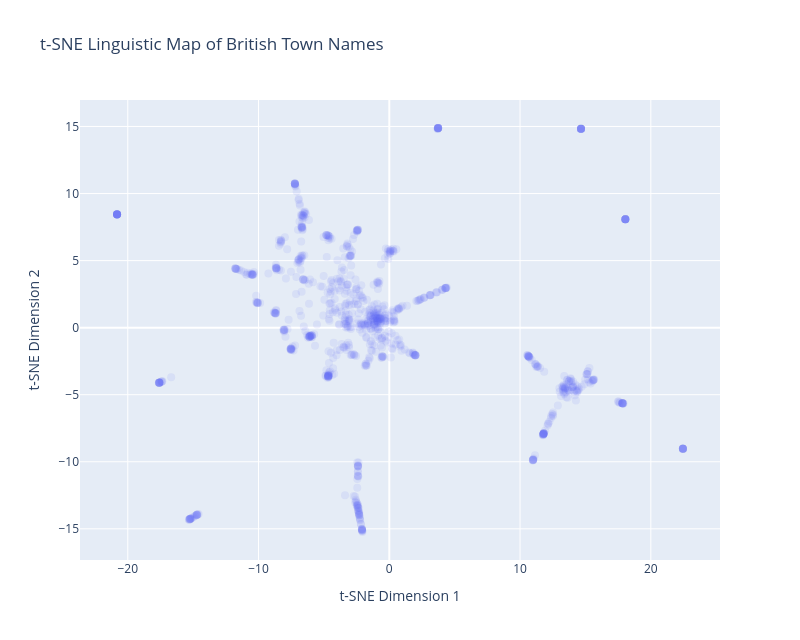

The code cell stored with this chart in its notebook:
### Code cell
import pandas as pd
import plotly.graph_objects as go

# assume coords (Nx2 array-like) and towns (list of labels) already exist
df_tsne = pd.DataFrame(coords, columns=['x', 'y'])
df_tsne['town'] = towns

# scatter points
scatter = go.Scatter(
    x=df_tsne['x'],
    y=df_tsne['y'],
    mode='markers',
    text=df_tsne['town'],
    textposition='middle right',   # places label to the right of marker
    marker=dict(size=8, opacity=0.1),
    hovertext=df_tsne['town'],
    hoverinfo='text'
)

fig = go.Figure(data=[scatter])

fig.update_layout(
    title="t-SNE Linguistic Map of British Town Names",
    xaxis_title="t-SNE Dimension 1",
    yaxis_title="t-SNE Dimension 2",
    width=800,
    height=640
)

fig.show()

### Figure 1 — Plotly figure (JSON) as saved in the notebook; plotly's stock layout.template omitted (floating-point values rounded to 4 significant figures; data arrays with more than 128 entries replaced by an {"elided": "..."} marker saying what was removed)
{"data": [{"hoverinfo": "text", "hovertext": {"elided": "980 str values"}, "marker": {"opacity": 0.1, "size": 8}, "mode": "markers", "text": {"elided": "980 str values"}, "textposition": "middle right", "type": "scatter", "x": {"elided": "980 float values"}, "y": {"elided": "980 float values"}}], "layout": {"height": 640, "title": {"text": "t-SNE Linguistic Map of British Town Names"}, "width": 800, "xaxis": {"title": {"text": "t-SNE Dimension 1"}}, "yaxis": {"title": {"text": "t-SNE Dimension 2"}}}}
